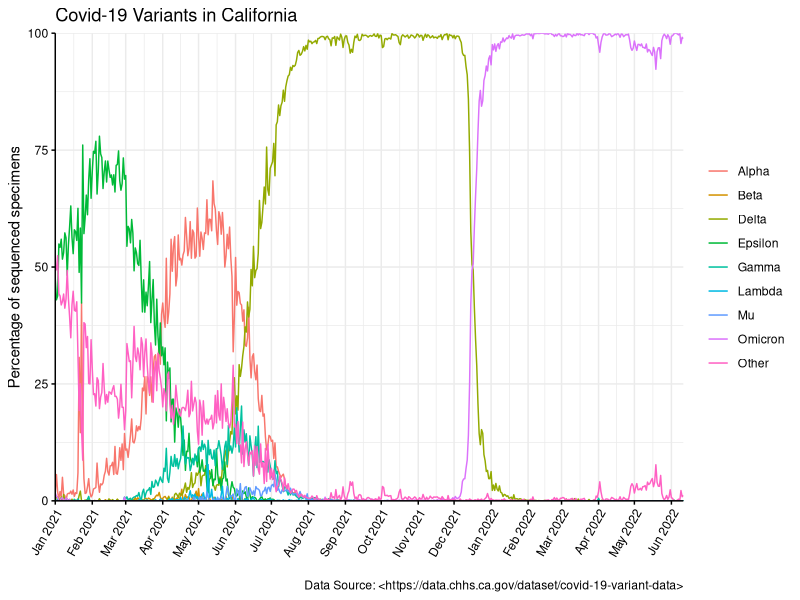

The R script that drew this image:
## ---- chunk 1
data <- read.csv("covid19_variants.csv")
## ---- chunk 2
library(lubridate)
library(dplyr)
library(ggplot2)
## ---- chunk 3
data$lubridate <- ymd(data$date)
## ---- chunk 4
# Filter data to exclude rows containing "Total" in variant_name column using dplyr
data %>%
  filter(variant_name != "Total") %>%
  # Generate ggplot for data
      # Set x to formatted dates and y to percentage of total sequenced specimens
  ggplot(aes(lubridate,percentage)) +
  # Add geom_line and group by variant
  geom_line(aes(color = variant_name)) + 
  # Set theme to minimal
  theme_minimal() + 
  # Format x axis using Month Year labels and 1 month intervals
      # Set x axis to start at minimum date value
  scale_x_date(date_labels = "%b %Y", 
               date_breaks = "1 month",
               expand = c(0,0)) + 
  # Format y axis to begin at 0 and end at 100
  scale_y_continuous(limits = c(0,100), 
                     expand = c(0,0)) +
  # Add y axis title
  ylab("Percentage of sequenced specimens") +
  # Edit theme and add axis lines
  theme(axis.line = element_line(),
        # Remove x axis title
        axis.title.x = element_blank(),
        # Rotate and position x axis labels
        axis.text.x = element_text(angle = 60,
                                   hjust = 1),
        # Change axis text color to black
        axis.text = element_text(color = "black"),
        # Add axis ticks
        axis.ticks = element_line(),
        # Remove legend title
        legend.title = element_blank()) +
  # Add plot title
  ggtitle("Covid-19 Variants in California") + 
  # Add caption with data source
  labs(caption = "
                  Data Source: <https://data.chhs.ca.gov/dataset/covid-19-variant-data>")
